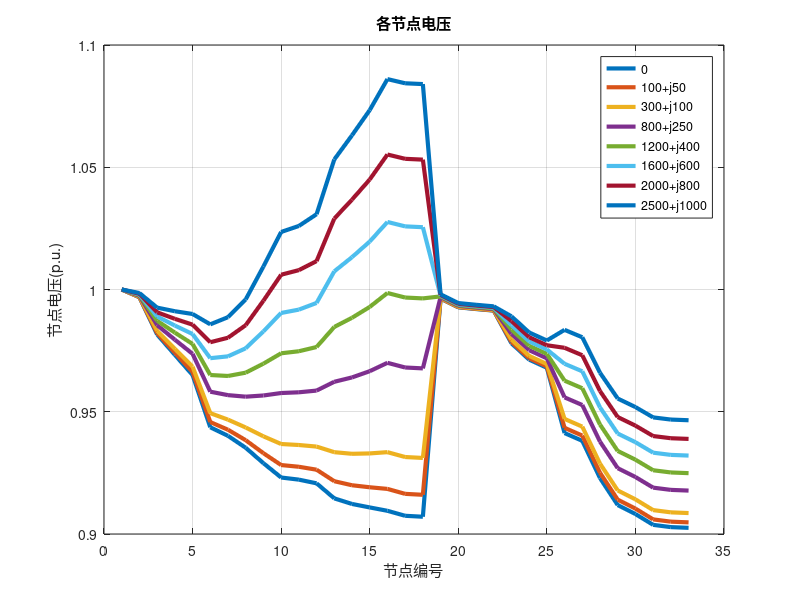
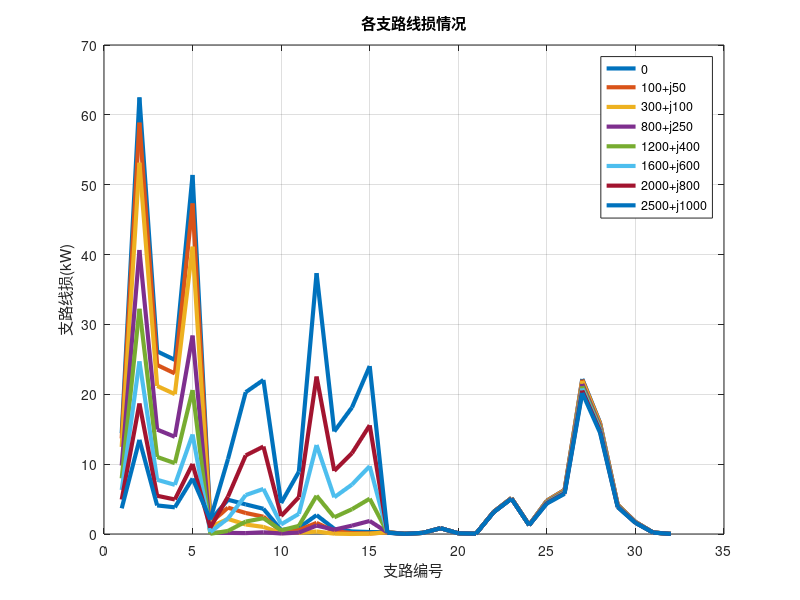

Write MATLAB code to recreate these figures, in order.
%% 不同分布式电源容量下，电压情况、越限数、各支路线损情况
%% 容量[0,100+1j*50,300+1j*100,800+1j*250,1200+1j*400,1600+1j*600,2000+1j*800,2500+1j*1000]

%% 下面尝试接入分布式电源

dgcapacity=[0,100+1j*50,300+1j*100,800+1j*250,1200+1j*400,1600+1j*600,2000+1j*800,2500+1j*1000]  %kW Kvar
dgposition=16;
dgcapacity=dgcapacity./10000;    %标幺值
d=zeros(1,8);

for idg=1:8 

 Bus=[1.0000         0         0             
      2.0000    0.0100    0.0060
      3.0000    0.0090    0.0040
      4.0000    0.0120    0.0080
      5.0000    0.0060    0.0030
      6.0000    0.0060    0.0020
      7.0000    0.0200    0.0100
      8.0000    0.0200    0.0100
      9.0000    0.0060    0.0020
     10.0000    0.0060    0.0020
     11.0000    0.0045    0.0030
     12.0000    0.0060    0.0035
     13.0000    0.0060    0.0035
     14.0000    0.0120    0.0080
     15.0000    0.0060    0.0010
     16.0000    0.0060    0.0020
     17.0000    0.0060    0.0020
     18.0000    0.0090    0.0040
     19.0000    0.0090    0.0040
     20.0000    0.0090    0.0040
     21.0000    0.0090    0.0040
     22.0000    0.0090    0.0040
     23.0000    0.0090    0.0050
     24.0000    0.0420    0.0200
     25.0000    0.0420    0.0200
     26.0000    0.0060    0.0025
     27.0000    0.0060    0.0025
     28.0000    0.0060    0.0020
     29.0000    0.0120    0.0600
     30.0000    0.0200    0.0600
     31.0000    0.0150    0.0100
     32.0000    0.0210    0.0100
     33.0000    0.0060    0.0040];%33节点数据每个节点的负荷功率，已做标幺值换算

%disp('请输入支路矩阵，第一列存支路号，第2列存支路首节点，第3列存支路尾节点，第4存支路电阻，第5列存支路电抗');
Branch=[1  1  2  0.005752591	 0.002932449
2  2  3  0.030759517	 0.015666764
3  3  4  0.022835666	 0.011629967
4  4  5  0.023777793	 0.01211039
5  5  6  0.051099481	 0.044111518
6  6  7  0.011679881	 0.038608497
7  7  8  0.044386045	 0.014668484
8  8  9  0.064264305	 0.046170471
9  9  10 0.065137800     0.046170471
10 10 11  0.012266371    0.004055514
11 11 12  0.023359763    0.007724195
12 12 13  0.091592232	 0.072063371
13 13 14  0.033791794	 0.044479634
14 14 15  0.036873985	 0.03281847
15 15 16  0.046563544	 0.034003928
16 16 17   0.08042397	 0.107377542
17 17 18  0.023210021	 0.035813312
18  2 19  0.010232375	 0.009764431
19  19 20 0.093850842	 0.084566834
20  20 21 0.025549741	 0.029848586
21  21 22 0.044230064	 0.058480517
22  3  23 0.028151509	 0.019235617
23  23 24 0.056028491	 0.044242542
24  24 25 0.055903706	 0.043743402
25  6  26 0.012665683	 0.006451387
26  26 27 0.017731957	 0.009028199
27  27 28 0.066073688	 0.058255904
28  28 29 0.050176072	 0.043712206
29  29 30 0.031664208	 0.016128469
30  30 31 0.06079528	 0.060084005
31  31 32 0.01937288	 0.022579856
32  32 33 0.021275852	 0.033454874];%每条支路的阻抗值，按z=u^2/s=16.02756做标幺值换算

     


%% 各初值定义;节点电压，支路电流功率损耗
[busnum,dump]=size(Bus);
Vbus=ones(busnum,1);  %取额定电压10kV    
Vbus(1,1)=1.0;         %x设定线路首端电压为额定电压,可以视为公共连接点（pcc）
Vbus2=Vbus;             %迭代后的电压矩阵
[branchnum,dump]=size(Branch);
k=0;  %迭代次数
Ploss=zeros(branchnum,1);%存支路的有功损耗  
Qloss=zeros(branchnum,1);%支路无功损耗
I=zeros(branchnum,1);
F=zeros(busnum,1); %%%判断节点是否收敛
%%本段程序将支路重新排序   s1为排好序的支路矩阵
TempBranch=Branch;
n=1;
s2=[];         %这段重新排列支路应该没有问题
while ~isempty(TempBranch)
    [s,dump]=size(TempBranch);%s为支路数  
    m=1;
    while s>0
       i=find(TempBranch(:,2)==TempBranch(s,3));%末端节点是否为其他支路首端节点
        if isempty(i)
            s1(n,:)=TempBranch(s,:);%如果i是空集则该节点为叶节点
            n=n+1;
        else s2(m,:)=TempBranch(s,:);%如果i不是空集则该节点为非叶节点
            m=m+1;
        end
        s=s-1;
   end
    TempBranch=s2;             %将s2赋值给TempBranch.重复上述判断，直到TempBranch为空集为止
    s2=[];
end



Pdg=real(dgcapacity(1,idg));
Qdg=imag(dgcapacity(1,idg));
Bus(dgposition,2)=Bus(dgposition,2)-Pdg;
Bus(dgposition,3)=Bus(dgposition,3)-Qdg;


Ploss=zeros(branchnum,1);%存支路的有功损耗  
Qloss=zeros(branchnum,1);%支路无功损耗
Vbus=ones(busnum,1);      
      
    %前推进行支路功率计算
    while k<50  %(一般取3~5次迭代即可收敛），迭代次数
    Pij1=zeros(busnum,1); %该支路首端节点及与其相连的其他后续支路的功率情况
    Qij1=zeros(busnum,1);
      for s=1:branchnum        
        ii=s1(s,2);      %取排好序的支路首节点   
        jj=s1(s,3);      %取排好序的支路尾节点   
        Pload=Bus(jj,2);
        Qload=Bus(jj,3); %节点有功和无功负荷
        R=s1(s,4);
        X=s1(s,5);
        VV=Vbus(jj);
        Pij0=Pij1(jj); %该支路末端节点的后续功率
        Qij0=Qij1(jj);
        II=((Pload+Pij0)^2+(Qload+Qij0)^2)/(VV^2);    %支路电流的平方
        Ploss(s1(s,1))=II*R;                          %支路有功和无功损耗    这里有待改进。显现Ploss
        Qloss(s1(s,1))=II*X;
        P(s1(s,1))=Pload+Ploss(s1(s,1))+Pij0;       %支路功率，包括后续节点功率和网络损耗
        Q(s1(s,1))=Qload+Qloss(s1(s,1))+Qij0;%;
        Pij1(ii)=Pij1(ii)+P(s1(s,1));               %支路首端功率单位MW
        Qij1(ii)=Qij1(ii)+Q(s1(s,1));
    end
    %%回推计算节点电压
for s=branchnum:-1:1
    ii=s1(s,3); 
    kk=s1(s,2);
    R=s1(s,4);
    X=s1(s,5);
    D1U=(P(s1(s,1))*R+Q(s1(s,1))*X)/Vbus(kk);
    D2U=(P(s1(s,1))*X-Q(s1(s,1))*R)/Vbus(kk);
    Vbus(ii)=(Vbus(kk)-D1U)^2+(D2U)^2;
    Vbus(ii)=sqrt(Vbus(ii));           %开根计算出节点电压幅值
    degreebus(ii)=-atand((-D2U)/(Vbus(kk)-D1U));
   end
   %利用上步电压前推再次计算支路功率
    Pij2=zeros(busnum,1); 
    Qij2=zeros(busnum,1);
 for s=1:branchnum        
        ii=s1(s,2);        
        jj=s1(s,3);
        Pload=Bus(jj,2);
        Qload=Bus(jj,3);%节点有功和无功负荷
        R=s1(s,4);
        X=s1(s,5);
        VV=Vbus(jj);
        Pij0=Pij2(jj);%该支路末端节点的后续功率
        Qij0=Qij2(jj);
        II=((Pload+Pij0)^2+(Qload+Qij0)^2)/(VV^2);%支路电流的平方
        I(s1(s,1))=sqrt(II)*1000;                         %单位A
        Ploss(s1(s,1))=II*R;                          %支路有功和无功损耗  单位MW
        Qloss(s1(s,1))=II*X;
        P(s1(s,1))=Pload+Ploss(s1(s,1))+Pij0;%支路功率，包括后续节点功率和网络损耗
        Q(s1(s,1))=Qload+Qloss(s1(s,1))+Qij0;
        Pij2(ii)=Pij2(ii)+P(s1(s,1));           %支路首端功率
        Qij2(ii)=Qij2(ii)+Q(s1(s,1));%;
 end
 
 P=0;Q=0;
 for s=1:branchnum    %计算总有功损耗 和 总无功损耗
     P=P+Ploss(s);
     Q=Q+Qloss(s);
 end
 for j=1:busnum
     ddp=abs(Pij1(j)-Pij2(j));
     ddq=abs(Qij1(j)-Qij2(j));
     L1=(ddp<0.00000001)&(ddq<0.00000001);  
     F(j,1)=L1;
 end
 if F==1
     Vbus2=Vbus;
     break;
 end
 k=k+1;
    end


 figure(1)
 plot(Vbus2,'LineWidth',3.0')
 title('各节点电压')
 xlabel('节点编号')
 ylabel('节点电压(p.u.)')
 grid on
 hold on

figure(2)
 plot(Ploss*10000,'LineWidth',3.0')
 title('各支路线损情况')
 xlabel('支路编号')
 ylabel('支路线损(kW)')
 grid on
 hold on


 for t=1:33
     if Vbus2(t)<0.93
         d(idg)=d(idg)+1;
     else if  Vbus2(t)>1.07
         d(idg)=d(idg)+1;
         end
     end
 end


end
    


figure(1)
legend('0','100+j50','300+j100','800+j250','1200+j400','1600+j600','2000+j800','2500+j1000')
figure(2)
legend('0','100+j50','300+j100','800+j250','1200+j400','1600+j600','2000+j800','2500+j1000')




 disp('节点接入DG时电压越限个数：');
 disp(d);


